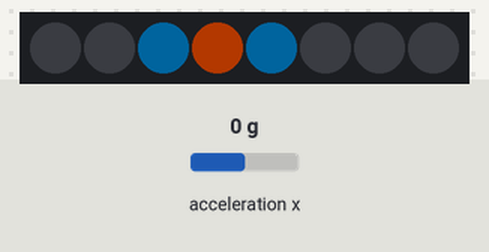
The sketch below on a simulated Arduino Uno R4 WiFi. Parts: 8 RGB LEDs in strip order, left to right. The inputs (shaded band) are chosen by the test bench; at power-on: acceleration x 0 g. Dim RGB values are drawn brighter than linear.

Above: at 1.2 s.
1.3 s: acceleration x set to -1.4 g
At 2.0 s:
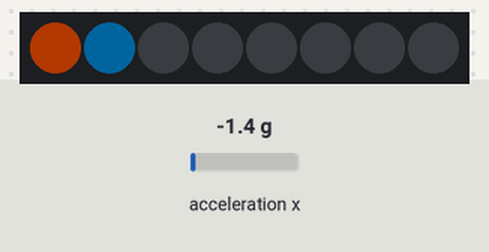
2.8 s: acceleration x set to 0.8 g
At 4.0 s:
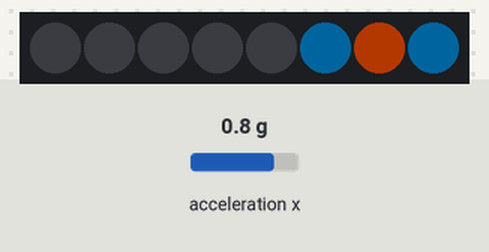
4.3 s: acceleration x set to 1.4 g
At 5.8 s:
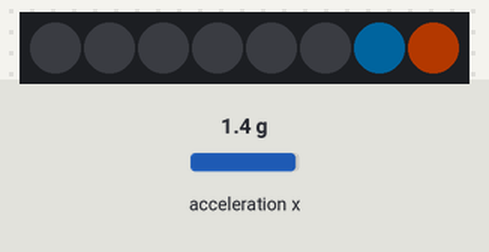
Timing chart, 0 to 7.3 s (numbered marks = the images above; inputs shaded):
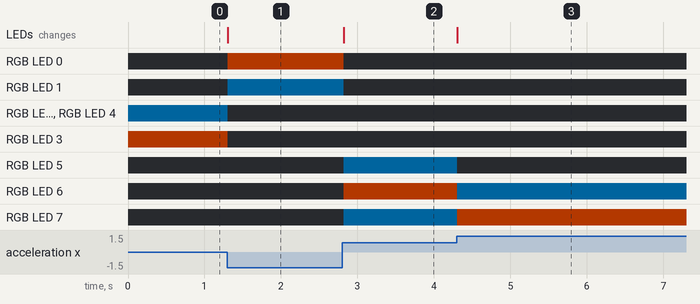

The sketch:

12_movement_pixels_tilt.ino
```cpp
#include <Modulino.h>

ModulinoMovement movement;
ModulinoPixels pixels;

const int ledCount = 8;

void setup() {
  Modulino.begin();
  movement.begin();
  pixels.begin();
}

void loop() {
  movement.update();

  float x = movement.getX();             // Left/right tilt info.
  int center = map((int)(x * 100), -100, 100, 0, ledCount - 1);
  center = constrain(center, 0, ledCount - 1);

  for (int i = 0; i < ledCount; i++) {
    int distanceFromCenter = abs(i - center);
    if (distanceFromCenter == 0) {
      pixels.set(i, ModulinoColor(255, 80, 0), 24);   // bright orange
    } else if (distanceFromCenter == 1) {
      pixels.set(i, ModulinoColor(0, 160, 255), 12);  // blue side glow
    } else {
      pixels.set(i, ModulinoColor(0, 0, 0), 0);
    }
  }

  pixels.show();
  delay(35);
}
```

Measured:
- after the input at 1.3 s, RGB LED 0: off → RGB(61, 19, 0) at once; RGB LED 1: off → RGB(0, 19, 30) at once; RGB LED 2, RGB LED 4: RGB(0, 19, 30) → off at once; RGB LED 3: RGB(61, 19, 0) → off at once; the LEDs: change at once (image 1)
- after the input at 2.8 s, RGB LED 0: RGB(61, 19, 0) → off at once; RGB LED 1: RGB(0, 19, 30) → off at once; RGB LED 5, RGB LED 7: off → RGB(0, 19, 30) at once; RGB LED 6: off → RGB(61, 19, 0) at once; the LEDs: change at once (image 2)
- after the input at 4.3 s, RGB LED 5: RGB(0, 19, 30) → off at once; RGB LED 6: RGB(61, 19, 0) → RGB(0, 19, 30) at once; RGB LED 7: RGB(0, 19, 30) → RGB(61, 19, 0) at once; the LEDs: change at once (image 3)
